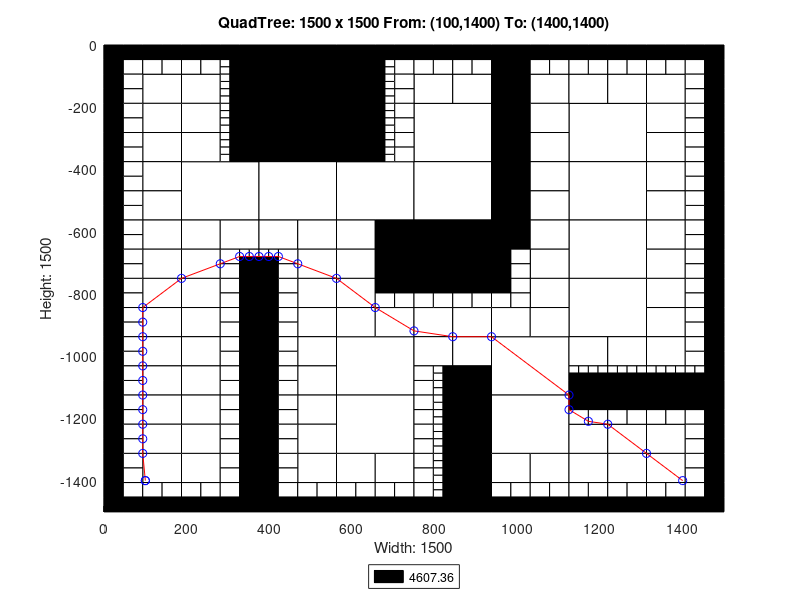

Write MATLAB code to recreate this figure.
axis([0 1500 -1500 0]);
title('QuadTree: 1500 x 1500 From: (100,1400) To: (1400,1400)');
xlabel('Width: 1500');
ylabel('Height: 1500');
rectangle('Position',[375 -187.5 187.5 187.5], 'FaceColor',[0 0 0]);
rectangle('Position',[375 -375 187.5 187.5], 'FaceColor',[0 0 0]);
rectangle('Position',[187.5 -562.5 187.5 187.5], 'FaceColor',[1 1 1]);
rectangle('Position',[375 -562.5 187.5 187.5], 'FaceColor',[1 1 1]);
rectangle('Position',[562.5 -562.5 187.5 187.5], 'FaceColor',[1 1 1]);
rectangle('Position',[750 -375 187.5 187.5], 'FaceColor',[1 1 1]);
rectangle('Position',[1125 -375 187.5 187.5], 'FaceColor',[1 1 1]);
rectangle('Position',[750 -562.5 187.5 187.5], 'FaceColor',[1 1 1]);
rectangle('Position',[750 -750 187.5 187.5], 'FaceColor',[0 0 0]);
rectangle('Position',[1125 -562.5 187.5 187.5], 'FaceColor',[1 1 1]);
rectangle('Position',[1125 -750 187.5 187.5], 'FaceColor',[1 1 1]);
rectangle('Position',[562.5 -1125 187.5 187.5], 'FaceColor',[1 1 1]);
rectangle('Position',[562.5 -1312.5 187.5 187.5], 'FaceColor',[1 1 1]);
rectangle('Position',[937.5 -1125 187.5 187.5], 'FaceColor',[1 1 1]);
rectangle('Position',[1125 -937.5 187.5 187.5], 'FaceColor',[1 1 1]);
rectangle('Position',[937.5 -1312.5 187.5 187.5], 'FaceColor',[1 1 1]);
rectangle('Position',[93.75 -187.5 93.75 93.75], 'FaceColor',[1 1 1]);
rectangle('Position',[187.5 -187.5 93.75 93.75], 'FaceColor',[1 1 1]);
rectangle('Position',[93.75 -281.25 93.75 93.75], 'FaceColor',[1 1 1]);
rectangle('Position',[93.75 -375 93.75 93.75], 'FaceColor',[1 1 1]);
rectangle('Position',[187.5 -281.25 93.75 93.75], 'FaceColor',[1 1 1]);
rectangle('Position',[187.5 -375 93.75 93.75], 'FaceColor',[1 1 1]);
rectangle('Position',[562.5 -93.75 93.75 93.75], 'FaceColor',[0 0 0]);
rectangle('Position',[562.5 -187.5 93.75 93.75], 'FaceColor',[0 0 0]);
rectangle('Position',[562.5 -281.25 93.75 93.75], 'FaceColor',[0 0 0]);
rectangle('Position',[562.5 -375 93.75 93.75], 'FaceColor',[0 0 0]);
rectangle('Position',[93.75 -468.75 93.75 93.75], 'FaceColor',[1 1 1]);
rectangle('Position',[93.75 -562.5 93.75 93.75], 'FaceColor',[1 1 1]);
rectangle('Position',[93.75 -656.25 93.75 93.75], 'FaceColor',[1 1 1]);
rectangle('Position',[93.75 -750 93.75 93.75], 'FaceColor',[1 1 1]);
rectangle('Position',[187.5 -656.25 93.75 93.75], 'FaceColor',[1 1 1]);
rectangle('Position',[281.25 -656.25 93.75 93.75], 'FaceColor',[1 1 1]);
rectangle('Position',[187.5 -750 93.75 93.75], 'FaceColor',[1 1 1]);
rectangle('Position',[375 -656.25 93.75 93.75], 'FaceColor',[1 1 1]);
rectangle('Position',[468.75 -656.25 93.75 93.75], 'FaceColor',[1 1 1]);
rectangle('Position',[468.75 -750 93.75 93.75], 'FaceColor',[1 1 1]);
rectangle('Position',[562.5 -656.25 93.75 93.75], 'FaceColor',[1 1 1]);
rectangle('Position',[656.25 -656.25 93.75 93.75], 'FaceColor',[0 0 0]);
rectangle('Position',[562.5 -750 93.75 93.75], 'FaceColor',[1 1 1]);
rectangle('Position',[656.25 -750 93.75 93.75], 'FaceColor',[0 0 0]);
rectangle('Position',[750 -187.5 93.75 93.75], 'FaceColor',[1 1 1]);
rectangle('Position',[843.75 -187.5 93.75 93.75], 'FaceColor',[1 1 1]);
rectangle('Position',[937.5 -93.75 93.75 93.75], 'FaceColor',[0 0 0]);
rectangle('Position',[937.5 -187.5 93.75 93.75], 'FaceColor',[0 0 0]);
rectangle('Position',[1031.25 -187.5 93.75 93.75], 'FaceColor',[1 1 1]);
rectangle('Position',[937.5 -281.25 93.75 93.75], 'FaceColor',[0 0 0]);
rectangle('Position',[1031.25 -281.25 93.75 93.75], 'FaceColor',[1 1 1]);
rectangle('Position',[937.5 -375 93.75 93.75], 'FaceColor',[0 0 0]);
rectangle('Position',[1031.25 -375 93.75 93.75], 'FaceColor',[1 1 1]);
rectangle('Position',[1125 -187.5 93.75 93.75], 'FaceColor',[1 1 1]);
rectangle('Position',[1218.75 -187.5 93.75 93.75], 'FaceColor',[1 1 1]);
rectangle('Position',[1312.5 -187.5 93.75 93.75], 'FaceColor',[1 1 1]);
rectangle('Position',[1312.5 -281.25 93.75 93.75], 'FaceColor',[1 1 1]);
rectangle('Position',[1312.5 -375 93.75 93.75], 'FaceColor',[1 1 1]);
rectangle('Position',[937.5 -468.75 93.75 93.75], 'FaceColor',[0 0 0]);
rectangle('Position',[1031.25 -468.75 93.75 93.75], 'FaceColor',[1 1 1]);
rectangle('Position',[937.5 -562.5 93.75 93.75], 'FaceColor',[0 0 0]);
rectangle('Position',[1031.25 -562.5 93.75 93.75], 'FaceColor',[1 1 1]);
rectangle('Position',[937.5 -656.25 93.75 93.75], 'FaceColor',[0 0 0]);
rectangle('Position',[1031.25 -656.25 93.75 93.75], 'FaceColor',[1 1 1]);
rectangle('Position',[1031.25 -750 93.75 93.75], 'FaceColor',[1 1 1]);
rectangle('Position',[1312.5 -468.75 93.75 93.75], 'FaceColor',[1 1 1]);
rectangle('Position',[1312.5 -562.5 93.75 93.75], 'FaceColor',[1 1 1]);
rectangle('Position',[1312.5 -656.25 93.75 93.75], 'FaceColor',[1 1 1]);
rectangle('Position',[1312.5 -750 93.75 93.75], 'FaceColor',[1 1 1]);
rectangle('Position',[93.75 -843.75 93.75 93.75], 'FaceColor',[1 1 1]);
rectangle('Position',[93.75 -937.5 93.75 93.75], 'FaceColor',[1 1 1]);
rectangle('Position',[187.5 -843.75 93.75 93.75], 'FaceColor',[1 1 1]);
rectangle('Position',[187.5 -937.5 93.75 93.75], 'FaceColor',[1 1 1]);
rectangle('Position',[93.75 -1031.25 93.75 93.75], 'FaceColor',[1 1 1]);
rectangle('Position',[93.75 -1125 93.75 93.75], 'FaceColor',[1 1 1]);
rectangle('Position',[187.5 -1031.25 93.75 93.75], 'FaceColor',[1 1 1]);
rectangle('Position',[187.5 -1125 93.75 93.75], 'FaceColor',[1 1 1]);
rectangle('Position',[468.75 -843.75 93.75 93.75], 'FaceColor',[1 1 1]);
rectangle('Position',[468.75 -937.5 93.75 93.75], 'FaceColor',[1 1 1]);
rectangle('Position',[562.5 -843.75 93.75 93.75], 'FaceColor',[1 1 1]);
rectangle('Position',[562.5 -937.5 93.75 93.75], 'FaceColor',[1 1 1]);
rectangle('Position',[656.25 -937.5 93.75 93.75], 'FaceColor',[1 1 1]);
rectangle('Position',[468.75 -1031.25 93.75 93.75], 'FaceColor',[1 1 1]);
rectangle('Position',[468.75 -1125 93.75 93.75], 'FaceColor',[1 1 1]);
rectangle('Position',[93.75 -1218.75 93.75 93.75], 'FaceColor',[1 1 1]);
rectangle('Position',[93.75 -1312.5 93.75 93.75], 'FaceColor',[1 1 1]);
rectangle('Position',[187.5 -1218.75 93.75 93.75], 'FaceColor',[1 1 1]);
rectangle('Position',[187.5 -1312.5 93.75 93.75], 'FaceColor',[1 1 1]);
rectangle('Position',[93.75 -1406.25 93.75 93.75], 'FaceColor',[1 1 1]);
rectangle('Position',[187.5 -1406.25 93.75 93.75], 'FaceColor',[1 1 1]);
rectangle('Position',[468.75 -1218.75 93.75 93.75], 'FaceColor',[1 1 1]);
rectangle('Position',[468.75 -1312.5 93.75 93.75], 'FaceColor',[1 1 1]);
rectangle('Position',[468.75 -1406.25 93.75 93.75], 'FaceColor',[1 1 1]);
rectangle('Position',[562.5 -1406.25 93.75 93.75], 'FaceColor',[1 1 1]);
rectangle('Position',[656.25 -1406.25 93.75 93.75], 'FaceColor',[1 1 1]);
rectangle('Position',[750 -937.5 93.75 93.75], 'FaceColor',[1 1 1]);
rectangle('Position',[843.75 -937.5 93.75 93.75], 'FaceColor',[1 1 1]);
rectangle('Position',[1031.25 -843.75 93.75 93.75], 'FaceColor',[1 1 1]);
rectangle('Position',[937.5 -937.5 93.75 93.75], 'FaceColor',[1 1 1]);
rectangle('Position',[1031.25 -937.5 93.75 93.75], 'FaceColor',[1 1 1]);
rectangle('Position',[750 -1031.25 93.75 93.75], 'FaceColor',[1 1 1]);
rectangle('Position',[843.75 -1031.25 93.75 93.75], 'FaceColor',[1 1 1]);
rectangle('Position',[843.75 -1125 93.75 93.75], 'FaceColor',[0 0 0]);
rectangle('Position',[1312.5 -843.75 93.75 93.75], 'FaceColor',[1 1 1]);
rectangle('Position',[1312.5 -937.5 93.75 93.75], 'FaceColor',[1 1 1]);
rectangle('Position',[1125 -1031.25 93.75 93.75], 'FaceColor',[1 1 1]);
rectangle('Position',[1218.75 -1031.25 93.75 93.75], 'FaceColor',[1 1 1]);
rectangle('Position',[1312.5 -1031.25 93.75 93.75], 'FaceColor',[1 1 1]);
rectangle('Position',[843.75 -1218.75 93.75 93.75], 'FaceColor',[0 0 0]);
rectangle('Position',[843.75 -1312.5 93.75 93.75], 'FaceColor',[0 0 0]);
rectangle('Position',[843.75 -1406.25 93.75 93.75], 'FaceColor',[0 0 0]);
rectangle('Position',[843.75 -1500 93.75 93.75], 'FaceColor',[0 0 0]);
rectangle('Position',[937.5 -1406.25 93.75 93.75], 'FaceColor',[1 1 1]);
rectangle('Position',[1031.25 -1406.25 93.75 93.75], 'FaceColor',[1 1 1]);
rectangle('Position',[1125 -1312.5 93.75 93.75], 'FaceColor',[1 1 1]);
rectangle('Position',[1218.75 -1312.5 93.75 93.75], 'FaceColor',[1 1 1]);
rectangle('Position',[1312.5 -1312.5 93.75 93.75], 'FaceColor',[1 1 1]);
rectangle('Position',[1125 -1406.25 93.75 93.75], 'FaceColor',[1 1 1]);
rectangle('Position',[1218.75 -1406.25 93.75 93.75], 'FaceColor',[1 1 1]);
rectangle('Position',[1312.5 -1406.25 93.75 93.75], 'FaceColor',[1 1 1]);
rectangle('Position',[0 -46.875 46.875 46.875], 'FaceColor',[0 0 0]);
rectangle('Position',[46.875 -46.875 46.875 46.875], 'FaceColor',[0 0 0]);
rectangle('Position',[0 -93.75 46.875 46.875], 'FaceColor',[0 0 0]);
rectangle('Position',[46.875 -93.75 46.875 46.875], 'FaceColor',[1 1 1]);
rectangle('Position',[93.75 -46.875 46.875 46.875], 'FaceColor',[0 0 0]);
rectangle('Position',[140.625 -46.875 46.875 46.875], 'FaceColor',[0 0 0]);
rectangle('Position',[93.75 -93.75 46.875 46.875], 'FaceColor',[1 1 1]);
rectangle('Position',[140.625 -93.75 46.875 46.875], 'FaceColor',[1 1 1]);
rectangle('Position',[0 -140.625 46.875 46.875], 'FaceColor',[0 0 0]);
rectangle('Position',[46.875 -140.625 46.875 46.875], 'FaceColor',[1 1 1]);
rectangle('Position',[0 -187.5 46.875 46.875], 'FaceColor',[0 0 0]);
rectangle('Position',[46.875 -187.5 46.875 46.875], 'FaceColor',[1 1 1]);
rectangle('Position',[187.5 -46.875 46.875 46.875], 'FaceColor',[0 0 0]);
rectangle('Position',[234.375 -46.875 46.875 46.875], 'FaceColor',[0 0 0]);
rectangle('Position',[187.5 -93.75 46.875 46.875], 'FaceColor',[1 1 1]);
rectangle('Position',[234.375 -93.75 46.875 46.875], 'FaceColor',[1 1 1]);
rectangle('Position',[281.25 -46.875 46.875 46.875], 'FaceColor',[0 0 0]);
rectangle('Position',[328.125 -46.875 46.875 46.875], 'FaceColor',[0 0 0]);
rectangle('Position',[328.125 -93.75 46.875 46.875], 'FaceColor',[0 0 0]);
rectangle('Position',[328.125 -140.625 46.875 46.875], 'FaceColor',[0 0 0]);
rectangle('Position',[328.125 -187.5 46.875 46.875], 'FaceColor',[0 0 0]);
rectangle('Position',[0 -234.375 46.875 46.875], 'FaceColor',[0 0 0]);
rectangle('Position',[46.875 -234.375 46.875 46.875], 'FaceColor',[1 1 1]);
rectangle('Position',[0 -281.25 46.875 46.875], 'FaceColor',[0 0 0]);
rectangle('Position',[46.875 -281.25 46.875 46.875], 'FaceColor',[1 1 1]);
rectangle('Position',[0 -328.125 46.875 46.875], 'FaceColor',[0 0 0]);
rectangle('Position',[46.875 -328.125 46.875 46.875], 'FaceColor',[1 1 1]);
rectangle('Position',[0 -375 46.875 46.875], 'FaceColor',[0 0 0]);
rectangle('Position',[46.875 -375 46.875 46.875], 'FaceColor',[1 1 1]);
rectangle('Position',[328.125 -234.375 46.875 46.875], 'FaceColor',[0 0 0]);
rectangle('Position',[328.125 -281.25 46.875 46.875], 'FaceColor',[0 0 0]);
rectangle('Position',[328.125 -328.125 46.875 46.875], 'FaceColor',[0 0 0]);
rectangle('Position',[328.125 -375 46.875 46.875], 'FaceColor',[0 0 0]);
rectangle('Position',[656.25 -46.875 46.875 46.875], 'FaceColor',[0 0 0]);
rectangle('Position',[703.125 -46.875 46.875 46.875], 'FaceColor',[0 0 0]);
rectangle('Position',[703.125 -93.75 46.875 46.875], 'FaceColor',[1 1 1]);
rectangle('Position',[703.125 -140.625 46.875 46.875], 'FaceColor',[1 1 1]);
rectangle('Position',[703.125 -187.5 46.875 46.875], 'FaceColor',[1 1 1]);
rectangle('Position',[703.125 -234.375 46.875 46.875], 'FaceColor',[1 1 1]);
rectangle('Position',[703.125 -281.25 46.875 46.875], 'FaceColor',[1 1 1]);
rectangle('Position',[703.125 -328.125 46.875 46.875], 'FaceColor',[1 1 1]);
rectangle('Position',[703.125 -375 46.875 46.875], 'FaceColor',[1 1 1]);
rectangle('Position',[0 -421.875 46.875 46.875], 'FaceColor',[0 0 0]);
rectangle('Position',[46.875 -421.875 46.875 46.875], 'FaceColor',[1 1 1]);
rectangle('Position',[0 -468.75 46.875 46.875], 'FaceColor',[0 0 0]);
rectangle('Position',[46.875 -468.75 46.875 46.875], 'FaceColor',[1 1 1]);
rectangle('Position',[0 -515.625 46.875 46.875], 'FaceColor',[0 0 0]);
rectangle('Position',[46.875 -515.625 46.875 46.875], 'FaceColor',[1 1 1]);
rectangle('Position',[0 -562.5 46.875 46.875], 'FaceColor',[0 0 0]);
rectangle('Position',[46.875 -562.5 46.875 46.875], 'FaceColor',[1 1 1]);
rectangle('Position',[0 -609.375 46.875 46.875], 'FaceColor',[0 0 0]);
rectangle('Position',[46.875 -609.375 46.875 46.875], 'FaceColor',[1 1 1]);
rectangle('Position',[0 -656.25 46.875 46.875], 'FaceColor',[0 0 0]);
rectangle('Position',[46.875 -656.25 46.875 46.875], 'FaceColor',[1 1 1]);
rectangle('Position',[0 -703.125 46.875 46.875], 'FaceColor',[0 0 0]);
rectangle('Position',[46.875 -703.125 46.875 46.875], 'FaceColor',[1 1 1]);
rectangle('Position',[0 -750 46.875 46.875], 'FaceColor',[0 0 0]);
rectangle('Position',[46.875 -750 46.875 46.875], 'FaceColor',[1 1 1]);
rectangle('Position',[281.25 -703.125 46.875 46.875], 'FaceColor',[1 1 1]);
rectangle('Position',[281.25 -750 46.875 46.875], 'FaceColor',[1 1 1]);
rectangle('Position',[328.125 -750 46.875 46.875], 'FaceColor',[0 0 0]);
rectangle('Position',[421.875 -703.125 46.875 46.875], 'FaceColor',[1 1 1]);
rectangle('Position',[375 -750 46.875 46.875], 'FaceColor',[0 0 0]);
rectangle('Position',[421.875 -750 46.875 46.875], 'FaceColor',[1 1 1]);
rectangle('Position',[750 -46.875 46.875 46.875], 'FaceColor',[0 0 0]);
rectangle('Position',[796.875 -46.875 46.875 46.875], 'FaceColor',[0 0 0]);
rectangle('Position',[750 -93.75 46.875 46.875], 'FaceColor',[1 1 1]);
rectangle('Position',[796.875 -93.75 46.875 46.875], 'FaceColor',[1 1 1]);
rectangle('Position',[843.75 -46.875 46.875 46.875], 'FaceColor',[0 0 0]);
rectangle('Position',[890.625 -46.875 46.875 46.875], 'FaceColor',[0 0 0]);
rectangle('Position',[843.75 -93.75 46.875 46.875], 'FaceColor',[1 1 1]);
rectangle('Position',[890.625 -93.75 46.875 46.875], 'FaceColor',[1 1 1]);
rectangle('Position',[1031.25 -46.875 46.875 46.875], 'FaceColor',[0 0 0]);
rectangle('Position',[1078.12 -46.875 46.875 46.875], 'FaceColor',[0 0 0]);
rectangle('Position',[1031.25 -93.75 46.875 46.875], 'FaceColor',[1 1 1]);
rectangle('Position',[1078.12 -93.75 46.875 46.875], 'FaceColor',[1 1 1]);
rectangle('Position',[1125 -46.875 46.875 46.875], 'FaceColor',[0 0 0]);
rectangle('Position',[1171.88 -46.875 46.875 46.875], 'FaceColor',[0 0 0]);
rectangle('Position',[1125 -93.75 46.875 46.875], 'FaceColor',[1 1 1]);
rectangle('Position',[1171.88 -93.75 46.875 46.875], 'FaceColor',[1 1 1]);
rectangle('Position',[1218.75 -46.875 46.875 46.875], 'FaceColor',[0 0 0]);
rectangle('Position',[1265.62 -46.875 46.875 46.875], 'FaceColor',[0 0 0]);
rectangle('Position',[1218.75 -93.75 46.875 46.875], 'FaceColor',[1 1 1]);
rectangle('Position',[1265.62 -93.75 46.875 46.875], 'FaceColor',[1 1 1]);
rectangle('Position',[1312.5 -46.875 46.875 46.875], 'FaceColor',[0 0 0]);
rectangle('Position',[1359.38 -46.875 46.875 46.875], 'FaceColor',[0 0 0]);
rectangle('Position',[1312.5 -93.75 46.875 46.875], 'FaceColor',[1 1 1]);
rectangle('Position',[1359.38 -93.75 46.875 46.875], 'FaceColor',[1 1 1]);
rectangle('Position',[1406.25 -46.875 46.875 46.875], 'FaceColor',[0 0 0]);
rectangle('Position',[1453.12 -46.875 46.875 46.875], 'FaceColor',[0 0 0]);
rectangle('Position',[1406.25 -93.75 46.875 46.875], 'FaceColor',[1 1 1]);
rectangle('Position',[1453.12 -93.75 46.875 46.875], 'FaceColor',[0 0 0]);
rectangle('Position',[1406.25 -140.625 46.875 46.875], 'FaceColor',[1 1 1]);
rectangle('Position',[1453.12 -140.625 46.875 46.875], 'FaceColor',[0 0 0]);
rectangle('Position',[1406.25 -187.5 46.875 46.875], 'FaceColor',[1 1 1]);
rectangle('Position',[1453.12 -187.5 46.875 46.875], 'FaceColor',[0 0 0]);
rectangle('Position',[1406.25 -234.375 46.875 46.875], 'FaceColor',[1 1 1]);
rectangle('Position',[1453.12 -234.375 46.875 46.875], 'FaceColor',[0 0 0]);
rectangle('Position',[1406.25 -281.25 46.875 46.875], 'FaceColor',[1 1 1]);
rectangle('Position',[1453.12 -281.25 46.875 46.875], 'FaceColor',[0 0 0]);
rectangle('Position',[1406.25 -328.125 46.875 46.875], 'FaceColor',[1 1 1]);
rectangle('Position',[1453.12 -328.125 46.875 46.875], 'FaceColor',[0 0 0]);
rectangle('Position',[1406.25 -375 46.875 46.875], 'FaceColor',[1 1 1]);
rectangle('Position',[1453.12 -375 46.875 46.875], 'FaceColor',[0 0 0]);
rectangle('Position',[937.5 -703.125 46.875 46.875], 'FaceColor',[0 0 0]);
rectangle('Position',[984.375 -703.125 46.875 46.875], 'FaceColor',[1 1 1]);
rectangle('Position',[937.5 -750 46.875 46.875], 'FaceColor',[0 0 0]);
rectangle('Position',[984.375 -750 46.875 46.875], 'FaceColor',[1 1 1]);
rectangle('Position',[1406.25 -421.875 46.875 46.875], 'FaceColor',[1 1 1]);
rectangle('Position',[1453.12 -421.875 46.875 46.875], 'FaceColor',[0 0 0]);
rectangle('Position',[1406.25 -468.75 46.875 46.875], 'FaceColor',[1 1 1]);
rectangle('Position',[1453.12 -468.75 46.875 46.875], 'FaceColor',[0 0 0]);
rectangle('Position',[1406.25 -515.625 46.875 46.875], 'FaceColor',[1 1 1]);
rectangle('Position',[1453.12 -515.625 46.875 46.875], 'FaceColor',[0 0 0]);
rectangle('Position',[1406.25 -562.5 46.875 46.875], 'FaceColor',[1 1 1]);
rectangle('Position',[1453.12 -562.5 46.875 46.875], 'FaceColor',[0 0 0]);
rectangle('Position',[1406.25 -609.375 46.875 46.875], 'FaceColor',[1 1 1]);
rectangle('Position',[1453.12 -609.375 46.875 46.875], 'FaceColor',[0 0 0]);
rectangle('Position',[1406.25 -656.25 46.875 46.875], 'FaceColor',[1 1 1]);
rectangle('Position',[1453.12 -656.25 46.875 46.875], 'FaceColor',[0 0 0]);
rectangle('Position',[1406.25 -703.125 46.875 46.875], 'FaceColor',[1 1 1]);
rectangle('Position',[1453.12 -703.125 46.875 46.875], 'FaceColor',[0 0 0]);
rectangle('Position',[1406.25 -750 46.875 46.875], 'FaceColor',[1 1 1]);
rectangle('Position',[1453.12 -750 46.875 46.875], 'FaceColor',[0 0 0]);
rectangle('Position',[0 -796.875 46.875 46.875], 'FaceColor',[0 0 0]);
rectangle('Position',[46.875 -796.875 46.875 46.875], 'FaceColor',[1 1 1]);
rectangle('Position',[0 -843.75 46.875 46.875], 'FaceColor',[0 0 0]);
rectangle('Position',[46.875 -843.75 46.875 46.875], 'FaceColor',[1 1 1]);
rectangle('Position',[0 -890.625 46.875 46.875], 'FaceColor',[0 0 0]);
rectangle('Position',[46.875 -890.625 46.875 46.875], 'FaceColor',[1 1 1]);
rectangle('Position',[0 -937.5 46.875 46.875], 'FaceColor',[0 0 0]);
rectangle('Position',[46.875 -937.5 46.875 46.875], 'FaceColor',[1 1 1]);
rectangle('Position',[281.25 -796.875 46.875 46.875], 'FaceColor',[1 1 1]);
rectangle('Position',[328.125 -796.875 46.875 46.875], 'FaceColor',[0 0 0]);
rectangle('Position',[281.25 -843.75 46.875 46.875], 'FaceColor',[1 1 1]);
rectangle('Position',[328.125 -843.75 46.875 46.875], 'FaceColor',[0 0 0]);
rectangle('Position',[281.25 -890.625 46.875 46.875], 'FaceColor',[1 1 1]);
rectangle('Position',[328.125 -890.625 46.875 46.875], 'FaceColor',[0 0 0]);
rectangle('Position',[281.25 -937.5 46.875 46.875], 'FaceColor',[1 1 1]);
rectangle('Position',[328.125 -937.5 46.875 46.875], 'FaceColor',[0 0 0]);
rectangle('Position',[0 -984.375 46.875 46.875], 'FaceColor',[0 0 0]);
rectangle('Position',[46.875 -984.375 46.875 46.875], 'FaceColor',[1 1 1]);
rectangle('Position',[0 -1031.25 46.875 46.875], 'FaceColor',[0 0 0]);
rectangle('Position',[46.875 -1031.25 46.875 46.875], 'FaceColor',[1 1 1]);
rectangle('Position',[0 -1078.12 46.875 46.875], 'FaceColor',[0 0 0]);
rectangle('Position',[46.875 -1078.12 46.875 46.875], 'FaceColor',[1 1 1]);
rectangle('Position',[0 -1125 46.875 46.875], 'FaceColor',[0 0 0]);
rectangle('Position',[46.875 -1125 46.875 46.875], 'FaceColor',[1 1 1]);
rectangle('Position',[281.25 -984.375 46.875 46.875], 'FaceColor',[1 1 1]);
rectangle('Position',[328.125 -984.375 46.875 46.875], 'FaceColor',[0 0 0]);
rectangle('Position',[281.25 -1031.25 46.875 46.875], 'FaceColor',[1 1 1]);
rectangle('Position',[328.125 -1031.25 46.875 46.875], 'FaceColor',[0 0 0]);
rectangle('Position',[281.25 -1078.12 46.875 46.875], 'FaceColor',[1 1 1]);
rectangle('Position',[328.125 -1078.12 46.875 46.875], 'FaceColor',[0 0 0]);
rectangle('Position',[281.25 -1125 46.875 46.875], 'FaceColor',[1 1 1]);
rectangle('Position',[328.125 -1125 46.875 46.875], 'FaceColor',[0 0 0]);
rectangle('Position',[375 -796.875 46.875 46.875], 'FaceColor',[0 0 0]);
rectangle('Position',[421.875 -796.875 46.875 46.875], 'FaceColor',[1 1 1]);
rectangle('Position',[375 -843.75 46.875 46.875], 'FaceColor',[0 0 0]);
rectangle('Position',[421.875 -843.75 46.875 46.875], 'FaceColor',[1 1 1]);
rectangle('Position',[375 -890.625 46.875 46.875], 'FaceColor',[0 0 0]);
rectangle('Position',[421.875 -890.625 46.875 46.875], 'FaceColor',[1 1 1]);
rectangle('Position',[375 -937.5 46.875 46.875], 'FaceColor',[0 0 0]);
rectangle('Position',[421.875 -937.5 46.875 46.875], 'FaceColor',[1 1 1]);
rectangle('Position',[656.25 -796.875 46.875 46.875], 'FaceColor',[0 0 0]);
rectangle('Position',[703.125 -796.875 46.875 46.875], 'FaceColor',[0 0 0]);
rectangle('Position',[656.25 -843.75 46.875 46.875], 'FaceColor',[1 1 1]);
rectangle('Position',[703.125 -843.75 46.875 46.875], 'FaceColor',[1 1 1]);
rectangle('Position',[375 -984.375 46.875 46.875], 'FaceColor',[0 0 0]);
rectangle('Position',[421.875 -984.375 46.875 46.875], 'FaceColor',[1 1 1]);
rectangle('Position',[375 -1031.25 46.875 46.875], 'FaceColor',[0 0 0]);
rectangle('Position',[421.875 -1031.25 46.875 46.875], 'FaceColor',[1 1 1]);
rectangle('Position',[375 -1078.12 46.875 46.875], 'FaceColor',[0 0 0]);
rectangle('Position',[421.875 -1078.12 46.875 46.875], 'FaceColor',[1 1 1]);
rectangle('Position',[375 -1125 46.875 46.875], 'FaceColor',[0 0 0]);
rectangle('Position',[421.875 -1125 46.875 46.875], 'FaceColor',[1 1 1]);
rectangle('Position',[0 -1171.88 46.875 46.875], 'FaceColor',[0 0 0]);
rectangle('Position',[46.875 -1171.88 46.875 46.875], 'FaceColor',[1 1 1]);
rectangle('Position',[0 -1218.75 46.875 46.875], 'FaceColor',[0 0 0]);
rectangle('Position',[46.875 -1218.75 46.875 46.875], 'FaceColor',[1 1 1]);
rectangle('Position',[0 -1265.62 46.875 46.875], 'FaceColor',[0 0 0]);
rectangle('Position',[46.875 -1265.62 46.875 46.875], 'FaceColor',[1 1 1]);
rectangle('Position',[0 -1312.5 46.875 46.875], 'FaceColor',[0 0 0]);
rectangle('Position',[46.875 -1312.5 46.875 46.875], 'FaceColor',[1 1 1]);
rectangle('Position',[281.25 -1171.88 46.875 46.875], 'FaceColor',[1 1 1]);
rectangle('Position',[328.125 -1171.88 46.875 46.875], 'FaceColor',[0 0 0]);
rectangle('Position',[281.25 -1218.75 46.875 46.875], 'FaceColor',[1 1 1]);
rectangle('Position',[328.125 -1218.75 46.875 46.875], 'FaceColor',[0 0 0]);
rectangle('Position',[281.25 -1265.62 46.875 46.875], 'FaceColor',[1 1 1]);
rectangle('Position',[328.125 -1265.62 46.875 46.875], 'FaceColor',[0 0 0]);
rectangle('Position',[281.25 -1312.5 46.875 46.875], 'FaceColor',[1 1 1]);
rectangle('Position',[328.125 -1312.5 46.875 46.875], 'FaceColor',[0 0 0]);
rectangle('Position',[0 -1359.38 46.875 46.875], 'FaceColor',[0 0 0]);
rectangle('Position',[46.875 -1359.38 46.875 46.875], 'FaceColor',[1 1 1]);
rectangle('Position',[0 -1406.25 46.875 46.875], 'FaceColor',[0 0 0]);
rectangle('Position',[46.875 -1406.25 46.875 46.875], 'FaceColor',[1 1 1]);
rectangle('Position',[0 -1453.12 46.875 46.875], 'FaceColor',[0 0 0]);
rectangle('Position',[46.875 -1453.12 46.875 46.875], 'FaceColor',[1 1 1]);
rectangle('Position',[0 -1500 46.875 46.875], 'FaceColor',[0 0 0]);
rectangle('Position',[46.875 -1500 46.875 46.875], 'FaceColor',[0 0 0]);
rectangle('Position',[93.75 -1453.12 46.875 46.875], 'FaceColor',[1 1 1]);
rectangle('Position',[140.625 -1453.12 46.875 46.875], 'FaceColor',[1 1 1]);
rectangle('Position',[93.75 -1500 46.875 46.875], 'FaceColor',[0 0 0]);
rectangle('Position',[140.625 -1500 46.875 46.875], 'FaceColor',[0 0 0]);
rectangle('Position',[281.25 -1359.38 46.875 46.875], 'FaceColor',[1 1 1]);
rectangle('Position',[328.125 -1359.38 46.875 46.875], 'FaceColor',[0 0 0]);
rectangle('Position',[281.25 -1406.25 46.875 46.875], 'FaceColor',[1 1 1]);
rectangle('Position',[328.125 -1406.25 46.875 46.875], 'FaceColor',[0 0 0]);
rectangle('Position',[187.5 -1453.12 46.875 46.875], 'FaceColor',[1 1 1]);
rectangle('Position',[234.375 -1453.12 46.875 46.875], 'FaceColor',[1 1 1]);
rectangle('Position',[187.5 -1500 46.875 46.875], 'FaceColor',[0 0 0]);
rectangle('Position',[234.375 -1500 46.875 46.875], 'FaceColor',[0 0 0]);
rectangle('Position',[281.25 -1453.12 46.875 46.875], 'FaceColor',[1 1 1]);
rectangle('Position',[328.125 -1453.12 46.875 46.875], 'FaceColor',[0 0 0]);
rectangle('Position',[281.25 -1500 46.875 46.875], 'FaceColor',[0 0 0]);
rectangle('Position',[328.125 -1500 46.875 46.875], 'FaceColor',[0 0 0]);
rectangle('Position',[375 -1171.88 46.875 46.875], 'FaceColor',[0 0 0]);
rectangle('Position',[421.875 -1171.88 46.875 46.875], 'FaceColor',[1 1 1]);
rectangle('Position',[375 -1218.75 46.875 46.875], 'FaceColor',[0 0 0]);
rectangle('Position',[421.875 -1218.75 46.875 46.875], 'FaceColor',[1 1 1]);
rectangle('Position',[375 -1265.62 46.875 46.875], 'FaceColor',[0 0 0]);
rectangle('Position',[421.875 -1265.62 46.875 46.875], 'FaceColor',[1 1 1]);
rectangle('Position',[375 -1312.5 46.875 46.875], 'FaceColor',[0 0 0]);
rectangle('Position',[421.875 -1312.5 46.875 46.875], 'FaceColor',[1 1 1]);
rectangle('Position',[375 -1359.38 46.875 46.875], 'FaceColor',[0 0 0]);
rectangle('Position',[421.875 -1359.38 46.875 46.875], 'FaceColor',[1 1 1]);
rectangle('Position',[375 -1406.25 46.875 46.875], 'FaceColor',[0 0 0]);
rectangle('Position',[421.875 -1406.25 46.875 46.875], 'FaceColor',[1 1 1]);
rectangle('Position',[375 -1453.12 46.875 46.875], 'FaceColor',[0 0 0]);
rectangle('Position',[421.875 -1453.12 46.875 46.875], 'FaceColor',[1 1 1]);
rectangle('Position',[375 -1500 46.875 46.875], 'FaceColor',[0 0 0]);
rectangle('Position',[421.875 -1500 46.875 46.875], 'FaceColor',[0 0 0]);
rectangle('Position',[468.75 -1453.12 46.875 46.875], 'FaceColor',[1 1 1]);
rectangle('Position',[515.625 -1453.12 46.875 46.875], 'FaceColor',[1 1 1]);
rectangle('Position',[468.75 -1500 46.875 46.875], 'FaceColor',[0 0 0]);
rectangle('Position',[515.625 -1500 46.875 46.875], 'FaceColor',[0 0 0]);
rectangle('Position',[562.5 -1453.12 46.875 46.875], 'FaceColor',[1 1 1]);
rectangle('Position',[609.375 -1453.12 46.875 46.875], 'FaceColor',[1 1 1]);
rectangle('Position',[562.5 -1500 46.875 46.875], 'FaceColor',[0 0 0]);
rectangle('Position',[609.375 -1500 46.875 46.875], 'FaceColor',[0 0 0]);
rectangle('Position',[656.25 -1453.12 46.875 46.875], 'FaceColor',[1 1 1]);
rectangle('Position',[703.125 -1453.12 46.875 46.875], 'FaceColor',[1 1 1]);
rectangle('Position',[656.25 -1500 46.875 46.875], 'FaceColor',[0 0 0]);
rectangle('Position',[703.125 -1500 46.875 46.875], 'FaceColor',[0 0 0]);
rectangle('Position',[750 -796.875 46.875 46.875], 'FaceColor',[0 0 0]);
rectangle('Position',[796.875 -796.875 46.875 46.875], 'FaceColor',[0 0 0]);
rectangle('Position',[750 -843.75 46.875 46.875], 'FaceColor',[1 1 1]);
rectangle('Position',[796.875 -843.75 46.875 46.875], 'FaceColor',[1 1 1]);
rectangle('Position',[843.75 -796.875 46.875 46.875], 'FaceColor',[0 0 0]);
rectangle('Position',[890.625 -796.875 46.875 46.875], 'FaceColor',[0 0 0]);
rectangle('Position',[843.75 -843.75 46.875 46.875], 'FaceColor',[1 1 1]);
rectangle('Position',[890.625 -843.75 46.875 46.875], 'FaceColor',[1 1 1]);
rectangle('Position',[937.5 -796.875 46.875 46.875], 'FaceColor',[0 0 0]);
rectangle('Position',[984.375 -796.875 46.875 46.875], 'FaceColor',[1 1 1]);
rectangle('Position',[937.5 -843.75 46.875 46.875], 'FaceColor',[1 1 1]);
rectangle('Position',[984.375 -843.75 46.875 46.875], 'FaceColor',[1 1 1]);
rectangle('Position',[750 -1078.12 46.875 46.875], 'FaceColor',[1 1 1]);
rectangle('Position',[750 -1125 46.875 46.875], 'FaceColor',[1 1 1]);
rectangle('Position',[1406.25 -796.875 46.875 46.875], 'FaceColor',[1 1 1]);
rectangle('Position',[1453.12 -796.875 46.875 46.875], 'FaceColor',[0 0 0]);
rectangle('Position',[1406.25 -843.75 46.875 46.875], 'FaceColor',[1 1 1]);
rectangle('Position',[1453.12 -843.75 46.875 46.875], 'FaceColor',[0 0 0]);
rectangle('Position',[1406.25 -890.625 46.875 46.875], 'FaceColor',[1 1 1]);
rectangle('Position',[1453.12 -890.625 46.875 46.875], 'FaceColor',[0 0 0]);
rectangle('Position',[1406.25 -937.5 46.875 46.875], 'FaceColor',[1 1 1]);
rectangle('Position',[1453.12 -937.5 46.875 46.875], 'FaceColor',[0 0 0]);
rectangle('Position',[1125 -1125 46.875 46.875], 'FaceColor',[0 0 0]);
rectangle('Position',[1171.88 -1125 46.875 46.875], 'FaceColor',[0 0 0]);
rectangle('Position',[1218.75 -1125 46.875 46.875], 'FaceColor',[0 0 0]);
rectangle('Position',[1265.62 -1125 46.875 46.875], 'FaceColor',[0 0 0]);
rectangle('Position',[1406.25 -984.375 46.875 46.875], 'FaceColor',[1 1 1]);
rectangle('Position',[1453.12 -984.375 46.875 46.875], 'FaceColor',[0 0 0]);
rectangle('Position',[1406.25 -1031.25 46.875 46.875], 'FaceColor',[1 1 1]);
rectangle('Position',[1453.12 -1031.25 46.875 46.875], 'FaceColor',[0 0 0]);
rectangle('Position',[1312.5 -1125 46.875 46.875], 'FaceColor',[0 0 0]);
rectangle('Position',[1359.38 -1125 46.875 46.875], 'FaceColor',[0 0 0]);
rectangle('Position',[1453.12 -1078.12 46.875 46.875], 'FaceColor',[0 0 0]);
rectangle('Position',[1406.25 -1125 46.875 46.875], 'FaceColor',[0 0 0]);
rectangle('Position',[1453.12 -1125 46.875 46.875], 'FaceColor',[0 0 0]);
rectangle('Position',[750 -1171.88 46.875 46.875], 'FaceColor',[1 1 1]);
rectangle('Position',[750 -1218.75 46.875 46.875], 'FaceColor',[1 1 1]);
rectangle('Position',[750 -1265.62 46.875 46.875], 'FaceColor',[1 1 1]);
rectangle('Position',[750 -1312.5 46.875 46.875], 'FaceColor',[1 1 1]);
rectangle('Position',[750 -1359.38 46.875 46.875], 'FaceColor',[1 1 1]);
rectangle('Position',[750 -1406.25 46.875 46.875], 'FaceColor',[1 1 1]);
rectangle('Position',[750 -1453.12 46.875 46.875], 'FaceColor',[1 1 1]);
rectangle('Position',[750 -1500 46.875 46.875], 'FaceColor',[0 0 0]);
rectangle('Position',[796.875 -1500 46.875 46.875], 'FaceColor',[0 0 0]);
rectangle('Position',[937.5 -1453.12 46.875 46.875], 'FaceColor',[1 1 1]);
rectangle('Position',[984.375 -1453.12 46.875 46.875], 'FaceColor',[1 1 1]);
rectangle('Position',[937.5 -1500 46.875 46.875], 'FaceColor',[0 0 0]);
rectangle('Position',[984.375 -1500 46.875 46.875], 'FaceColor',[0 0 0]);
rectangle('Position',[1031.25 -1453.12 46.875 46.875], 'FaceColor',[1 1 1]);
rectangle('Position',[1078.12 -1453.12 46.875 46.875], 'FaceColor',[1 1 1]);
rectangle('Position',[1031.25 -1500 46.875 46.875], 'FaceColor',[0 0 0]);
rectangle('Position',[1078.12 -1500 46.875 46.875], 'FaceColor',[0 0 0]);
rectangle('Position',[1125 -1171.88 46.875 46.875], 'FaceColor',[0 0 0]);
rectangle('Position',[1171.88 -1171.88 46.875 46.875], 'FaceColor',[0 0 0]);
rectangle('Position',[1125 -1218.75 46.875 46.875], 'FaceColor',[1 1 1]);
rectangle('Position',[1171.88 -1218.75 46.875 46.875], 'FaceColor',[1 1 1]);
rectangle('Position',[1218.75 -1171.88 46.875 46.875], 'FaceColor',[0 0 0]);
rectangle('Position',[1265.62 -1171.88 46.875 46.875], 'FaceColor',[0 0 0]);
rectangle('Position',[1218.75 -1218.75 46.875 46.875], 'FaceColor',[1 1 1]);
rectangle('Position',[1265.62 -1218.75 46.875 46.875], 'FaceColor',[1 1 1]);
rectangle('Position',[1312.5 -1171.88 46.875 46.875], 'FaceColor',[0 0 0]);
rectangle('Position',[1359.38 -1171.88 46.875 46.875], 'FaceColor',[0 0 0]);
rectangle('Position',[1312.5 -1218.75 46.875 46.875], 'FaceColor',[1 1 1]);
rectangle('Position',[1359.38 -1218.75 46.875 46.875], 'FaceColor',[1 1 1]);
rectangle('Position',[1406.25 -1171.88 46.875 46.875], 'FaceColor',[0 0 0]);
rectangle('Position',[1453.12 -1171.88 46.875 46.875], 'FaceColor',[0 0 0]);
rectangle('Position',[1406.25 -1218.75 46.875 46.875], 'FaceColor',[1 1 1]);
rectangle('Position',[1453.12 -1218.75 46.875 46.875], 'FaceColor',[0 0 0]);
rectangle('Position',[1406.25 -1265.62 46.875 46.875], 'FaceColor',[1 1 1]);
rectangle('Position',[1453.12 -1265.62 46.875 46.875], 'FaceColor',[0 0 0]);
rectangle('Position',[1406.25 -1312.5 46.875 46.875], 'FaceColor',[1 1 1]);
rectangle('Position',[1453.12 -1312.5 46.875 46.875], 'FaceColor',[0 0 0]);
rectangle('Position',[1125 -1453.12 46.875 46.875], 'FaceColor',[1 1 1]);
rectangle('Position',[1171.88 -1453.12 46.875 46.875], 'FaceColor',[1 1 1]);
rectangle('Position',[1125 -1500 46.875 46.875], 'FaceColor',[0 0 0]);
rectangle('Position',[1171.88 -1500 46.875 46.875], 'FaceColor',[0 0 0]);
rectangle('Position',[1218.75 -1453.12 46.875 46.875], 'FaceColor',[1 1 1]);
rectangle('Position',[1265.62 -1453.12 46.875 46.875], 'FaceColor',[1 1 1]);
rectangle('Position',[1218.75 -1500 46.875 46.875], 'FaceColor',[0 0 0]);
rectangle('Position',[1265.62 -1500 46.875 46.875], 'FaceColor',[0 0 0]);
rectangle('Position',[1406.25 -1359.38 46.875 46.875], 'FaceColor',[1 1 1]);
rectangle('Position',[1453.12 -1359.38 46.875 46.875], 'FaceColor',[0 0 0]);
rectangle('Position',[1406.25 -1406.25 46.875 46.875], 'FaceColor',[1 1 1]);
rectangle('Position',[1453.12 -1406.25 46.875 46.875], 'FaceColor',[0 0 0]);
rectangle('Position',[1312.5 -1453.12 46.875 46.875], 'FaceColor',[1 1 1]);
rectangle('Position',[1359.38 -1453.12 46.875 46.875], 'FaceColor',[1 1 1]);
rectangle('Position',[1312.5 -1500 46.875 46.875], 'FaceColor',[0 0 0]);
rectangle('Position',[1359.38 -1500 46.875 46.875], 'FaceColor',[0 0 0]);
rectangle('Position',[1406.25 -1453.12 46.875 46.875], 'FaceColor',[1 1 1]);
rectangle('Position',[1453.12 -1453.12 46.875 46.875], 'FaceColor',[0 0 0]);
rectangle('Position',[1406.25 -1500 46.875 46.875], 'FaceColor',[0 0 0]);
rectangle('Position',[1453.12 -1500 46.875 46.875], 'FaceColor',[0 0 0]);
rectangle('Position',[281.25 -70.3125 23.4375 23.4375], 'FaceColor',[1 1 1]);
rectangle('Position',[304.688 -70.3125 23.4375 23.4375], 'FaceColor',[0 0 0]);
rectangle('Position',[281.25 -93.75 23.4375 23.4375], 'FaceColor',[1 1 1]);
rectangle('Position',[304.688 -93.75 23.4375 23.4375], 'FaceColor',[0 0 0]);
rectangle('Position',[281.25 -117.188 23.4375 23.4375], 'FaceColor',[1 1 1]);
rectangle('Position',[304.688 -117.188 23.4375 23.4375], 'FaceColor',[0 0 0]);
rectangle('Position',[281.25 -140.625 23.4375 23.4375], 'FaceColor',[1 1 1]);
rectangle('Position',[304.688 -140.625 23.4375 23.4375], 'FaceColor',[0 0 0]);
rectangle('Position',[281.25 -164.062 23.4375 23.4375], 'FaceColor',[1 1 1]);
rectangle('Position',[304.688 -164.062 23.4375 23.4375], 'FaceColor',[0 0 0]);
rectangle('Position',[281.25 -187.5 23.4375 23.4375], 'FaceColor',[1 1 1]);
rectangle('Position',[304.688 -187.5 23.4375 23.4375], 'FaceColor',[0 0 0]);
rectangle('Position',[281.25 -210.938 23.4375 23.4375], 'FaceColor',[1 1 1]);
rectangle('Position',[304.688 -210.938 23.4375 23.4375], 'FaceColor',[0 0 0]);
rectangle('Position',[281.25 -234.375 23.4375 23.4375], 'FaceColor',[1 1 1]);
rectangle('Position',[304.688 -234.375 23.4375 23.4375], 'FaceColor',[0 0 0]);
rectangle('Position',[281.25 -257.812 23.4375 23.4375], 'FaceColor',[1 1 1]);
rectangle('Position',[304.688 -257.812 23.4375 23.4375], 'FaceColor',[0 0 0]);
rectangle('Position',[281.25 -281.25 23.4375 23.4375], 'FaceColor',[1 1 1]);
rectangle('Position',[304.688 -281.25 23.4375 23.4375], 'FaceColor',[0 0 0]);
rectangle('Position',[281.25 -304.688 23.4375 23.4375], 'FaceColor',[1 1 1]);
rectangle('Position',[304.688 -304.688 23.4375 23.4375], 'FaceColor',[0 0 0]);
rectangle('Position',[281.25 -328.125 23.4375 23.4375], 'FaceColor',[1 1 1]);
rectangle('Position',[304.688 -328.125 23.4375 23.4375], 'FaceColor',[0 0 0]);
rectangle('Position',[281.25 -351.562 23.4375 23.4375], 'FaceColor',[1 1 1]);
rectangle('Position',[304.688 -351.562 23.4375 23.4375], 'FaceColor',[0 0 0]);
rectangle('Position',[281.25 -375 23.4375 23.4375], 'FaceColor',[1 1 1]);
rectangle('Position',[304.688 -375 23.4375 23.4375], 'FaceColor',[0 0 0]);
rectangle('Position',[656.25 -70.3125 23.4375 23.4375], 'FaceColor',[0 0 0]);
rectangle('Position',[679.688 -70.3125 23.4375 23.4375], 'FaceColor',[1 1 1]);
rectangle('Position',[656.25 -93.75 23.4375 23.4375], 'FaceColor',[0 0 0]);
rectangle('Position',[679.688 -93.75 23.4375 23.4375], 'FaceColor',[1 1 1]);
rectangle('Position',[656.25 -117.188 23.4375 23.4375], 'FaceColor',[0 0 0]);
rectangle('Position',[679.688 -117.188 23.4375 23.4375], 'FaceColor',[1 1 1]);
rectangle('Position',[656.25 -140.625 23.4375 23.4375], 'FaceColor',[0 0 0]);
rectangle('Position',[679.688 -140.625 23.4375 23.4375], 'FaceColor',[1 1 1]);
rectangle('Position',[656.25 -164.062 23.4375 23.4375], 'FaceColor',[0 0 0]);
rectangle('Position',[679.688 -164.062 23.4375 23.4375], 'FaceColor',[1 1 1]);
rectangle('Position',[656.25 -187.5 23.4375 23.4375], 'FaceColor',[0 0 0]);
rectangle('Position',[679.688 -187.5 23.4375 23.4375], 'FaceColor',[1 1 1]);
rectangle('Position',[656.25 -210.938 23.4375 23.4375], 'FaceColor',[0 0 0]);
rectangle('Position',[679.688 -210.938 23.4375 23.4375], 'FaceColor',[1 1 1]);
rectangle('Position',[656.25 -234.375 23.4375 23.4375], 'FaceColor',[0 0 0]);
rectangle('Position',[679.688 -234.375 23.4375 23.4375], 'FaceColor',[1 1 1]);
rectangle('Position',[656.25 -257.812 23.4375 23.4375], 'FaceColor',[0 0 0]);
rectangle('Position',[679.688 -257.812 23.4375 23.4375], 'FaceColor',[1 1 1]);
rectangle('Position',[656.25 -281.25 23.4375 23.4375], 'FaceColor',[0 0 0]);
rectangle('Position',[679.688 -281.25 23.4375 23.4375], 'FaceColor',[1 1 1]);
rectangle('Position',[656.25 -304.688 23.4375 23.4375], 'FaceColor',[0 0 0]);
rectangle('Position',[679.688 -304.688 23.4375 23.4375], 'FaceColor',[1 1 1]);
rectangle('Position',[656.25 -328.125 23.4375 23.4375], 'FaceColor',[0 0 0]);
rectangle('Position',[679.688 -328.125 23.4375 23.4375], 'FaceColor',[1 1 1]);
rectangle('Position',[656.25 -351.562 23.4375 23.4375], 'FaceColor',[0 0 0]);
rectangle('Position',[679.688 -351.562 23.4375 23.4375], 'FaceColor',[1 1 1]);
rectangle('Position',[656.25 -375 23.4375 23.4375], 'FaceColor',[0 0 0]);
rectangle('Position',[679.688 -375 23.4375 23.4375], 'FaceColor',[1 1 1]);
rectangle('Position',[328.125 -679.688 23.4375 23.4375], 'FaceColor',[1 1 1]);
rectangle('Position',[351.562 -679.688 23.4375 23.4375], 'FaceColor',[1 1 1]);
rectangle('Position',[328.125 -703.125 23.4375 23.4375], 'FaceColor',[0 0 0]);
rectangle('Position',[351.562 -703.125 23.4375 23.4375], 'FaceColor',[0 0 0]);
rectangle('Position',[375 -679.688 23.4375 23.4375], 'FaceColor',[1 1 1]);
rectangle('Position',[398.438 -679.688 23.4375 23.4375], 'FaceColor',[1 1 1]);
rectangle('Position',[375 -703.125 23.4375 23.4375], 'FaceColor',[0 0 0]);
rectangle('Position',[398.438 -703.125 23.4375 23.4375], 'FaceColor',[0 0 0]);
rectangle('Position',[796.875 -1054.69 23.4375 23.4375], 'FaceColor',[1 1 1]);
rectangle('Position',[820.312 -1054.69 23.4375 23.4375], 'FaceColor',[0 0 0]);
rectangle('Position',[796.875 -1078.12 23.4375 23.4375], 'FaceColor',[1 1 1]);
rectangle('Position',[820.312 -1078.12 23.4375 23.4375], 'FaceColor',[0 0 0]);
rectangle('Position',[796.875 -1101.56 23.4375 23.4375], 'FaceColor',[1 1 1]);
rectangle('Position',[820.312 -1101.56 23.4375 23.4375], 'FaceColor',[0 0 0]);
rectangle('Position',[796.875 -1125 23.4375 23.4375], 'FaceColor',[1 1 1]);
rectangle('Position',[820.312 -1125 23.4375 23.4375], 'FaceColor',[0 0 0]);
rectangle('Position',[1125 -1054.69 23.4375 23.4375], 'FaceColor',[1 1 1]);
rectangle('Position',[1148.44 -1054.69 23.4375 23.4375], 'FaceColor',[1 1 1]);
rectangle('Position',[1125 -1078.12 23.4375 23.4375], 'FaceColor',[0 0 0]);
rectangle('Position',[1148.44 -1078.12 23.4375 23.4375], 'FaceColor',[0 0 0]);
rectangle('Position',[1171.88 -1054.69 23.4375 23.4375], 'FaceColor',[1 1 1]);
rectangle('Position',[1195.31 -1054.69 23.4375 23.4375], 'FaceColor',[1 1 1]);
rectangle('Position',[1171.88 -1078.12 23.4375 23.4375], 'FaceColor',[0 0 0]);
rectangle('Position',[1195.31 -1078.12 23.4375 23.4375], 'FaceColor',[0 0 0]);
rectangle('Position',[1218.75 -1054.69 23.4375 23.4375], 'FaceColor',[1 1 1]);
rectangle('Position',[1242.19 -1054.69 23.4375 23.4375], 'FaceColor',[1 1 1]);
rectangle('Position',[1218.75 -1078.12 23.4375 23.4375], 'FaceColor',[0 0 0]);
rectangle('Position',[1242.19 -1078.12 23.4375 23.4375], 'FaceColor',[0 0 0]);
rectangle('Position',[1265.62 -1054.69 23.4375 23.4375], 'FaceColor',[1 1 1]);
rectangle('Position',[1289.06 -1054.69 23.4375 23.4375], 'FaceColor',[1 1 1]);
rectangle('Position',[1265.62 -1078.12 23.4375 23.4375], 'FaceColor',[0 0 0]);
rectangle('Position',[1289.06 -1078.12 23.4375 23.4375], 'FaceColor',[0 0 0]);
rectangle('Position',[1312.5 -1054.69 23.4375 23.4375], 'FaceColor',[1 1 1]);
rectangle('Position',[1335.94 -1054.69 23.4375 23.4375], 'FaceColor',[1 1 1]);
rectangle('Position',[1312.5 -1078.12 23.4375 23.4375], 'FaceColor',[0 0 0]);
rectangle('Position',[1335.94 -1078.12 23.4375 23.4375], 'FaceColor',[0 0 0]);
rectangle('Position',[1359.38 -1054.69 23.4375 23.4375], 'FaceColor',[1 1 1]);
rectangle('Position',[1382.81 -1054.69 23.4375 23.4375], 'FaceColor',[1 1 1]);
rectangle('Position',[1359.38 -1078.12 23.4375 23.4375], 'FaceColor',[0 0 0]);
rectangle('Position',[1382.81 -1078.12 23.4375 23.4375], 'FaceColor',[0 0 0]);
rectangle('Position',[1406.25 -1054.69 23.4375 23.4375], 'FaceColor',[1 1 1]);
rectangle('Position',[1429.69 -1054.69 23.4375 23.4375], 'FaceColor',[1 1 1]);
rectangle('Position',[1406.25 -1078.12 23.4375 23.4375], 'FaceColor',[0 0 0]);
rectangle('Position',[1429.69 -1078.12 23.4375 23.4375], 'FaceColor',[0 0 0]);
rectangle('Position',[796.875 -1148.44 23.4375 23.4375], 'FaceColor',[1 1 1]);
rectangle('Position',[820.312 -1148.44 23.4375 23.4375], 'FaceColor',[0 0 0]);
rectangle('Position',[796.875 -1171.88 23.4375 23.4375], 'FaceColor',[1 1 1]);
rectangle('Position',[820.312 -1171.88 23.4375 23.4375], 'FaceColor',[0 0 0]);
rectangle('Position',[796.875 -1195.31 23.4375 23.4375], 'FaceColor',[1 1 1]);
rectangle('Position',[820.312 -1195.31 23.4375 23.4375], 'FaceColor',[0 0 0]);
rectangle('Position',[796.875 -1218.75 23.4375 23.4375], 'FaceColor',[1 1 1]);
rectangle('Position',[820.312 -1218.75 23.4375 23.4375], 'FaceColor',[0 0 0]);
rectangle('Position',[796.875 -1242.19 23.4375 23.4375], 'FaceColor',[1 1 1]);
rectangle('Position',[820.312 -1242.19 23.4375 23.4375], 'FaceColor',[0 0 0]);
rectangle('Position',[796.875 -1265.62 23.4375 23.4375], 'FaceColor',[1 1 1]);
rectangle('Position',[820.312 -1265.62 23.4375 23.4375], 'FaceColor',[0 0 0]);
rectangle('Position',[796.875 -1289.06 23.4375 23.4375], 'FaceColor',[1 1 1]);
rectangle('Position',[820.312 -1289.06 23.4375 23.4375], 'FaceColor',[0 0 0]);
rectangle('Position',[796.875 -1312.5 23.4375 23.4375], 'FaceColor',[1 1 1]);
rectangle('Position',[820.312 -1312.5 23.4375 23.4375], 'FaceColor',[0 0 0]);
rectangle('Position',[796.875 -1335.94 23.4375 23.4375], 'FaceColor',[1 1 1]);
rectangle('Position',[820.312 -1335.94 23.4375 23.4375], 'FaceColor',[0 0 0]);
rectangle('Position',[796.875 -1359.38 23.4375 23.4375], 'FaceColor',[1 1 1]);
rectangle('Position',[820.312 -1359.38 23.4375 23.4375], 'FaceColor',[0 0 0]);
rectangle('Position',[796.875 -1382.81 23.4375 23.4375], 'FaceColor',[1 1 1]);
rectangle('Position',[820.312 -1382.81 23.4375 23.4375], 'FaceColor',[0 0 0]);
rectangle('Position',[796.875 -1406.25 23.4375 23.4375], 'FaceColor',[1 1 1]);
rectangle('Position',[820.312 -1406.25 23.4375 23.4375], 'FaceColor',[0 0 0]);
rectangle('Position',[796.875 -1429.69 23.4375 23.4375], 'FaceColor',[1 1 1]);
rectangle('Position',[820.312 -1429.69 23.4375 23.4375], 'FaceColor',[0 0 0]);
rectangle('Position',[796.875 -1453.12 23.4375 23.4375], 'FaceColor',[1 1 1]);
rectangle('Position',[820.312 -1453.12 23.4375 23.4375], 'FaceColor',[0 0 0]);
X=[1400,1312.5,1218.75,1171.88,1125,1125,937.5,843.75,750,656.25,562.5,468.75,421.875,398.438,375,351.562,328.125,281.25,187.5,93.75,93.75,93.75,93.75,93.75,93.75,93.75,93.75,93.75,93.75,93.75,100,100];
Y=[-1400,-1312.5,-1218.75,-1209.38,-1171.88,-1125,-937.5,-937.5,-918.75,-843.75,-750,-703.125,-679.688,-679.688,-679.688,-679.688,-679.688,-703.125,-750,-843.75,-890.625,-937.5,-984.375,-1031.25,-1078.12,-1125,-1171.88,-1218.75,-1265.62,-1312.5,-1400,-1400];
hold on;
plot(X,Y,'r');
plot(X,Y,'bo');
legend('4607.36','Location','southoutside');
